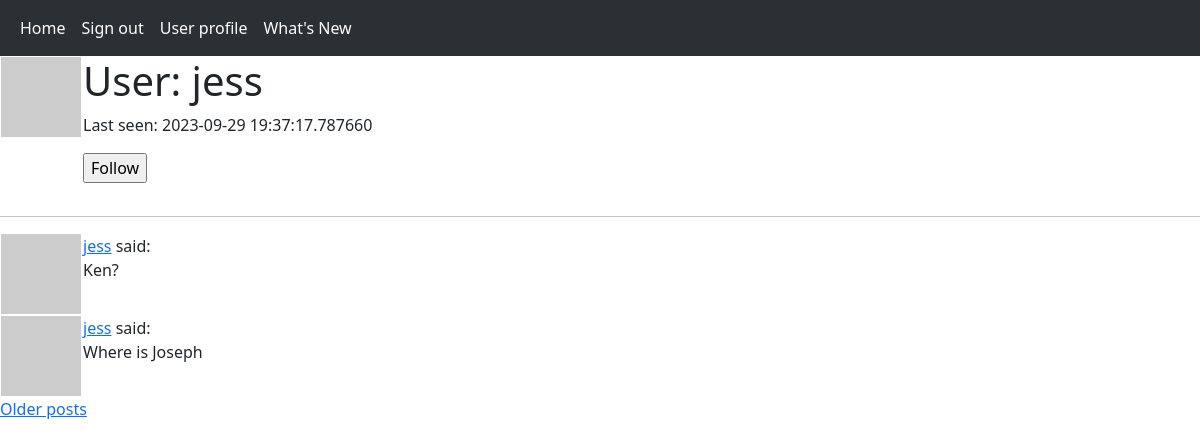
Before: /user/jess (signed in) with the older database file.
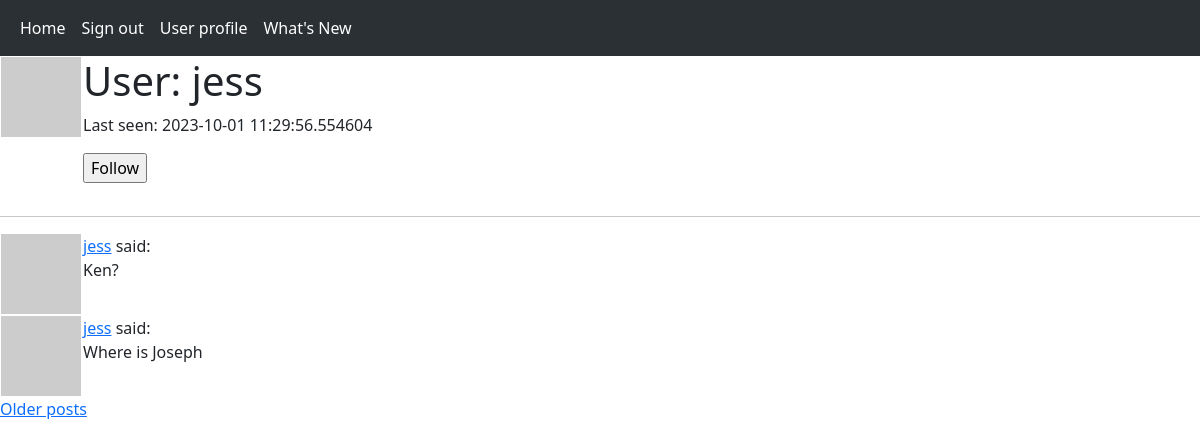
After: the same page with the newer database file.
### app/models.py (models this page shows, shortened)
class User(db.Model, UserMixin):
    id = db.Column(db.Integer, primary_key=True)
    username = db.Column(db.String(64), index = True, unique = True)
    email = db.Column(db.String(120), index = True, unique = True)
    password_hash = db.Column(db.String(128))
    posts = db.relationship('Post', backref='author', lazy='dynamic')
    about_me = db.Column(db.String(140))
    last_seen = db.Column(db.DateTime, default = datetime.utcnow)
    followed = db.relationship(
        'User', secondary = followers,
        primaryjoin = (followers.c.follower_id == id),
        secondaryjoin = (followers.c.followed_id == id),
        backref = db.backref('followers', lazy='dynamic'),
        lazy='dynamic')
    def avatar(self, size):
        digest = md5(self.email.lower().encode('utf-8')).hexdigest()
        return 'https://www.gravatar.com/avatar/{}?d=identicon&s={}'.format(digest, size)
    def is_following(self, user):
        return self.followed.filter(
            followers.c.followed_id == user.id).count() > 0

class Post(db.Model):
    id = db.Column(db.Integer, primary_key = True)
    body = db.Column(db.String(140))
    timestamp = db.Column(db.DateTime, index = True, default = datetime.utcnow)
    user_id = db.Column(db.Integer, db.ForeignKey('user.id'))

### app/routes.py (the view)
@app.route('/user/<username>')
@login_required
def user(username):
    user = User.query.filter_by(username=username).first_or_404()
    page = request.args.get('page', 1, type=int)
    posts = user.posts.order_by(Post.timestamp.desc()).paginate(
        page = page,
        per_page = app.config['POSTS_PER_PAGE'],
        error_out = False
    )
    next_url = url_for('user',
                       username = user.username,
                       page=posts.next_num) \
        if posts.has_next else None
    prev_url = url_for('user',
                       username = user.username,
                       page=posts.prev_num) \
        if posts.has_prev else None
    form = EmptyForm()
    return render_template('user.html',
                           user=user,
                           posts=posts.items,
                           next_url=next_url,
                           prev_url=prev_url,
                           form=form)

### app/forms.py
class EmptyForm(FlaskForm):
    submit = SubmitField('Submit')

### app/models.py (called while the page is built)
@login.user_loader
def load_user(id):
    return User.query.get(int(id))

### app/routes.py (called while the page is built)
@app.before_request
def before_request():
    if current_user.is_authenticated:
        current_user.last_seen = datetime.utcnow()
        db.session.commit()

### app/templates/user.html (shortened to what this page needs)
{% extends 'base.html' %}
{% block content %}
    <table>
        <tr valign="top">
            <td><img src="{{ user.avatar(164) }}"></td>
            <td>
                <h1>User: {{ user.username }}</h1>
                {% if user.last_seen %}<p>Last seen: {{ user.last_seen }}</p>{% endif %}
                {% if user == current_user %}
                <p><a href="{{ url_for('edit_profile') }}">Edit profile</a></p>
                {% elif not current_user.is_following(user) %}
                <p>
                    <form action="{{ url_for('follow', username=user.username) }}" method="post">
                        {{ form.submit(value='Follow') }}
                    </form>
                </p>
                {% endif %}
            </td>
        </tr>
    </table>
    <hr>
    {% for post in posts %}
        {% include '_post.html' %}
    {% endfor %}
    {% if next_url %}
    <a href="{{ next_url }}">Older posts</a>
    {% endif %}
{% endblock %}

### app/templates/base.html (shortened to what this page needs)
<!DOCTYPE html>
<html lang="en">
<head>
    <link href="https://cdn.jsdelivr.net/npm/bootstrap@5.3.2/dist/css/bootstrap.min.css" rel="stylesheet">
</head>
<body>
    <nav class="navbar navbar-expand-lg bg-body-tertiary" data-bs-theme="dark" style="background-color: #e3f2fd;">
        <div class="container-fluid">
            <div class="collapse navbar-collapse" id="navbarSupportedContent">
                <ul class="navbar-nav me-auto mb-2 mb-lg-0">
                    <li class="nav-item">
                        <a class="nav-link active" aria-current="page" href="{{ url_for('index') }}">Home</a>
                    </li>
                    {% if current_user.is_anonymous %}
                    <li class="nav-item">
                        <a class="nav-link active" aria-current="page" href="{{ url_for('login') }}">Sign in</a>
                    </li>
                    {% else %}
                    <li class="nav-item">
                        <a class="nav-link active" aria-current="page" href="{{ url_for('logout') }}">Sign out</a>
                    </li>
                    <li class="nav-item">
                        <a class="nav-link active" aria-current="page" href="{{ url_for('user', username=current_user.username) }}">User profile</a>
                    </li>
                    {% endif %}
                    <li class="nav-item">
                        <a class="nav-link active" aria-current="page" href="{{ url_for('explore')}}">What's New</a>
                    </li>
                </ul>
            </div>
        </div>
    </nav>
    {% block content %}
    {% endblock %}
</body>
</html>

### app/templates/_post.html
<table>
    <tr valign='top'>
        <td><img src="{{ post.author.avatar(32) }}"></td>
        <td><a href="{{ url_for('user', username=post.author.username) }}">{{ post.author.username }}</a>
            said: <br> {{ post.body }}</td>
    </tr>
</table>

Changed rows visible on the page:
changed User "jess": last_seen "2023-09-29 19:37:17.787660" → "2023-10-01 11:29:56.554604"
